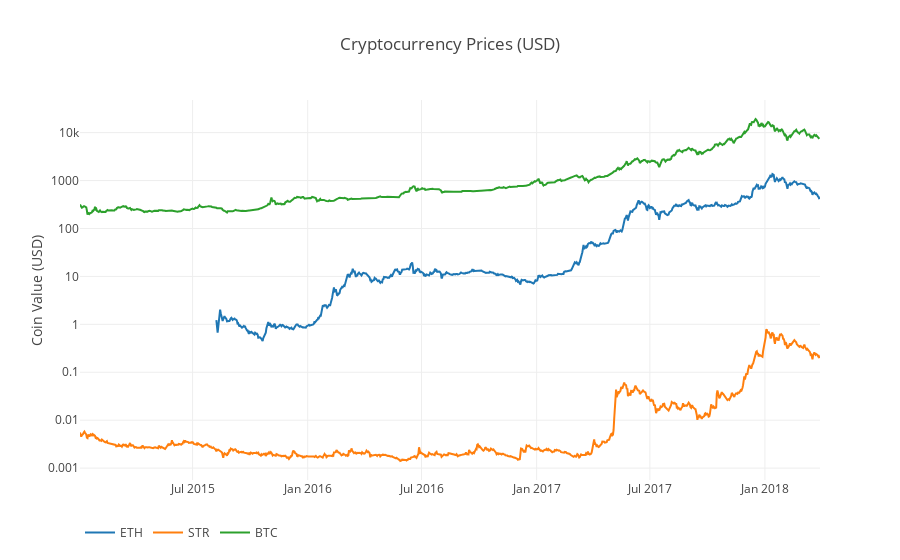
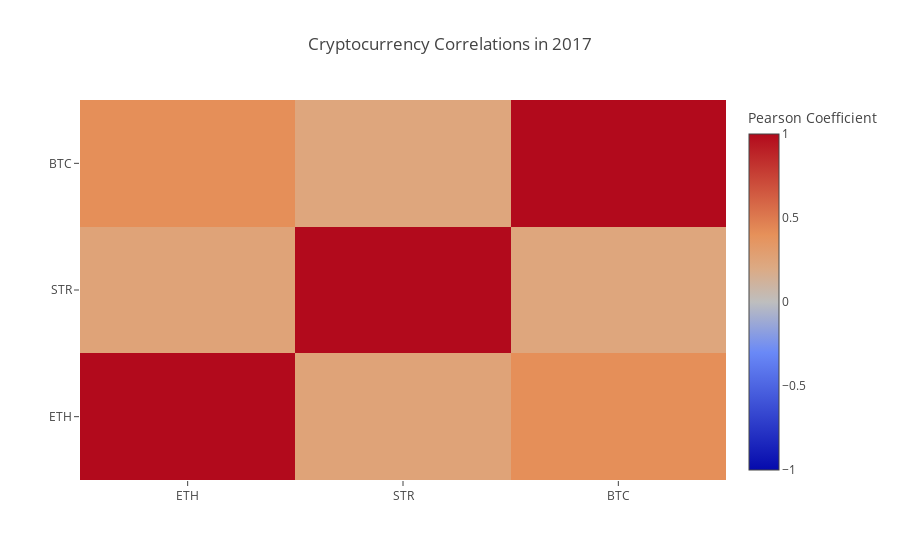

The notebook cell these images were saved under, in order:
### Code cell
import os
import numpy as np
import pandas as pd
import pickle
import quandl
from datetime import datetime
import plotly.offline as py
import plotly.graph_objs as go
import plotly.figure_factory as ff
py.init_notebook_mode(connected=True)

base_polo_url = 'https://poloniex.com/public?command=returnChartData&currencyPair={}&start={}&end={}&period={}'
start_date = datetime.strptime('2015-01-01', '%Y-%m-%d') # get data from the start of 2015
end_date = datetime.now() # up until today
pediod = 86400 # pull daily data (86,400 seconds per day)

def get_quandl_data(quandl_id):
    '''Download and cache Quandl dataseries'''
    cache_path = '{}.pkl'.format(quandl_id).replace('/','-')
    try:
        f = open(cache_path, 'rb')
        df = pickle.load(f)   
        print('Loaded {} from cache'.format(quandl_id))
    except (OSError, IOError) as e:
        print('Downloading {} from Quandl'.format(quandl_id))
        df = quandl.get(quandl_id, returns="pandas")
        df.to_pickle(cache_path)
        print('Cached {} at {}'.format(quandl_id, cache_path))
    return df

def merge_dfs_on_column(dataframes, labels, col):
    '''Merge a single column of each dataframe into a new combined dataframe'''
    series_dict = {}
    for index in range(len(dataframes)):
        series_dict[labels[index]] = dataframes[index][col]
        
    return pd.DataFrame(series_dict)

def get_json_data(json_url, cache_path):
    '''Download and cache JSON data, return as a dataframe.'''
    try:        
        f = open(cache_path, 'rb')
        df = pickle.load(f)   
        print('Loaded {} from cache'.format(json_url))
    except (OSError, IOError) as e:
        print('Downloading {}'.format(json_url))
        df = pd.read_json(json_url)
        df.to_pickle(cache_path)
        print('Cached {} at {}'.format(json_url, cache_path))
    return df

def df_scatter(df, title, seperate_y_axis=False, y_axis_label='', scale='linear', initial_hide=False):
    '''Generate a scatter plot of the entire dataframe'''
    label_arr = list(df)
    series_arr = list(map(lambda col: df[col], label_arr))
    
    layout = go.Layout(
        title=title,
        legend=dict(orientation="h"),
        xaxis=dict(type='date'),
        yaxis=dict(
            title=y_axis_label,
            showticklabels= not seperate_y_axis,
            type=scale
        )
    )
    
    y_axis_config = dict(
        overlaying='y',
        showticklabels=False,
        type=scale )
    
    visibility = 'visible'
    if initial_hide:
        visibility = 'legendonly'
        
    # Form Trace For Each Series
    trace_arr = []
    for index, series in enumerate(series_arr):
        trace = go.Scatter(
            x=series.index, 
            y=series, 
            name=label_arr[index],
            visible=visibility
        )
        
        # Add seperate axis for the series
        if seperate_y_axis:
            trace['yaxis'] = 'y{}'.format(index + 1)
            layout['yaxis{}'.format(index + 1)] = y_axis_config    
        trace_arr.append(trace)

    fig = go.Figure(data=trace_arr, layout=layout)
    py.iplot(fig)

def get_crypto_data(poloniex_pair):
    '''Retrieve cryptocurrency data from poloniex'''
    json_url = base_polo_url.format(poloniex_pair, start_date.timestamp(), end_date.timestamp(), pediod)
    data_df = get_json_data(json_url, poloniex_pair)
    data_df = data_df.set_index('date')
    return data_df

def correlation_heatmap(df, title, absolute_bounds=True):
    '''Plot a correlation heatmap for the entire dataframe'''
    heatmap = go.Heatmap(
        z=df.corr(method='pearson').as_matrix(),
        x=df.columns,
        y=df.columns,
        colorbar=dict(title='Pearson Coefficient'),
    )
    
    layout = go.Layout(title=title)
    
    if absolute_bounds:
        heatmap['zmax'] = 1.0
        heatmap['zmin'] = -1.0
        
    fig = go.Figure(data=[heatmap], layout=layout)
    py.iplot(fig)

def main():
    # Pull Kraken BTC price exchange data
    btc_usd_price_kraken = get_quandl_data('BCHARTS/KRAKENUSD')

    # Pull pricing data for 3 more BTC exchanges
    exchanges = ['COINBASE','BITSTAMP','ITBIT']

    exchange_data = {}

    exchange_data['KRAKEN'] = btc_usd_price_kraken

    for exchange in exchanges:
        exchange_code = 'BCHARTS/{}USD'.format(exchange)
        btc_exchange_df = get_quandl_data(exchange_code)
        exchange_data[exchange] = btc_exchange_df

    # Merge the BTC price dataseries' into a single dataframe
    btc_usd_datasets = merge_dfs_on_column(list(exchange_data.values()), list(exchange_data.keys()), 'Weighted Price')

    # Remove "0" values
    btc_usd_datasets.replace(0, np.nan, inplace=True)

    # Calculate the average BTC price as a new column
    btc_usd_datasets['avg_btc_price_usd'] = btc_usd_datasets.mean(axis=1)
    
    altcoins = ['ETH','STR']

    altcoin_data = {}
    for altcoin in altcoins:
        coinpair = 'BTC_{}'.format(altcoin)
        crypto_price_df = get_crypto_data(coinpair)
        altcoin_data[altcoin] = crypto_price_df
    
    # Calculate USD Price as a new column in each altcoin dataframe
    for altcoin in altcoin_data.keys():
        altcoin_data[altcoin]['price_usd'] =  altcoin_data[altcoin]['weightedAverage'] * btc_usd_datasets['avg_btc_price_usd']
    
    # Merge USD price of each altcoin into single dataframe 
    combined_df = merge_dfs_on_column(list(altcoin_data.values()), list(altcoin_data.keys()), 'price_usd')
    
    # Add BTC price to the dataframe
    combined_df['BTC'] = btc_usd_datasets['avg_btc_price_usd']
    
    # Chart all of the altocoin prices
    df_scatter(combined_df, 'Cryptocurrency Prices (USD)', seperate_y_axis=False, y_axis_label='Coin Value (USD)', scale='log')
    
    # Graph 2017 coin correlation
    combined_df_2017 = combined_df[combined_df.index.year == 2017]
    combined_df_2017.pct_change().corr(method='pearson')
    correlation_heatmap(combined_df_2017.pct_change(), "Cryptocurrency Correlations in 2017")
    
if __name__ == '__main__':
    main()

### Figure 1 — Plotly figure (JSON) as saved in the notebook; plotly's stock layout.template omitted (floating-point values rounded to 4 significant figures; data arrays with more than 128 entries replaced by an {"elided": "..."} marker saying what was removed)
{"data": [{"name": "ETH", "type": "scatter", "visible": "visible", "x": {"elided": "1184 str values"}, "y": {"elided": "1184 float values"}}, {"name": "STR", "type": "scatter", "visible": "visible", "x": {"elided": "1184 str values"}, "y": {"elided": "1184 float values"}}, {"name": "BTC", "type": "scatter", "visible": "visible", "x": {"elided": "1184 str values"}, "y": {"elided": "1184 float values"}}], "layout": {"legend": {"orientation": "h"}, "title": "Cryptocurrency Prices (USD)", "xaxis": {"type": "date"}, "yaxis": {"showticklabels": true, "title": "Coin Value (USD)", "type": "log"}}}

### Figure 2 — Plotly figure (JSON) as saved in the notebook; plotly's stock layout.template omitted (floating-point values rounded to 4 significant figures)
{"data": [{"colorbar": {"title": "Pearson Coefficient"}, "type": "heatmap", "x": ["ETH", "STR", "BTC"], "y": ["ETH", "STR", "BTC"], "z": [[1, 0.2594, 0.4108], [0.2594, 1, 0.231], [0.4108, 0.231, 1]], "zmax": 1, "zmin": -1}], "layout": {"title": "Cryptocurrency Correlations in 2017"}}
